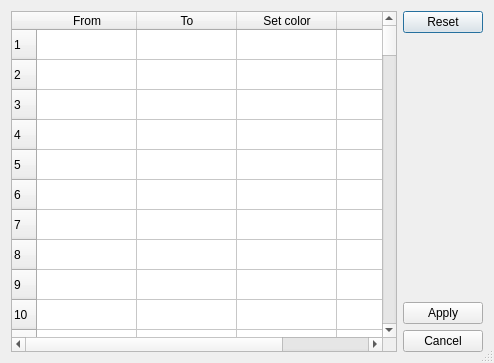
<?xml version="1.0" encoding="UTF-8"?>
<ui version="4.0">
 <class>RangeDialog</class>
 <widget class="QDialog" name="RangeDialog">
  <property name="geometry">
   <rect>
    <x>0</x>
    <y>0</y>
    <width>494</width>
    <height>363</height>
   </rect>
  </property>
  <property name="windowTitle">
   <string>Select range colors</string>
  </property>
  <property name="sizeGripEnabled">
   <bool>true</bool>
  </property>
  <property name="modal">
   <bool>true</bool>
  </property>
  <layout class="QGridLayout" name="gridLayout" columnstretch="1,0">
   <item row="0" column="1">
    <widget class="QPushButton" name="reset_btn">
     <property name="text">
      <string>Reset</string>
     </property>
    </widget>
   </item>
   <item row="1" column="1">
    <spacer name="verticalSpacer">
     <property name="orientation">
      <enum>Qt::Vertical</enum>
     </property>
     <property name="sizeHint" stdset="0">
      <size>
       <width>20</width>
       <height>255</height>
      </size>
     </property>
    </spacer>
   </item>
   <item row="2" column="1">
    <widget class="QPushButton" name="apply_btn">
     <property name="text">
      <string>Apply</string>
     </property>
    </widget>
   </item>
   <item row="3" column="1">
    <widget class="QPushButton" name="cancel_btn">
     <property name="text">
      <string>Cancel</string>
     </property>
    </widget>
   </item>
   <item row="0" column="0" rowspan="4">
    <widget class="QTableWidget" name="table">
     <property name="rowCount">
      <number>100</number>
     </property>
     <property name="columnCount">
      <number>4</number>
     </property>
     <attribute name="horizontalHeaderStretchLastSection">
      <bool>true</bool>
     </attribute>
     <row/>
     <row/>
     <row/>
     <row/>
     <row/>
     <row/>
     <row/>
     <row/>
     <row/>
     <row/>
     <row/>
     <row/>
     <row/>
     <row/>
     <row/>
     <row/>
     <row/>
     <row/>
     <row/>
     <row/>
     <row/>
     <row/>
     <row/>
     <row/>
     <row/>
     <row/>
     <row/>
     <row/>
     <row/>
     <row/>
     <row/>
     <row/>
     <row/>
     <row/>
     <row/>
     <row/>
     <row/>
     <row/>
     <row/>
     <row/>
     <row/>
     <row/>
     <row/>
     <row/>
     <row/>
     <row/>
     <row/>
     <row/>
     <row/>
     <row/>
     <row/>
     <row/>
     <row/>
     <row/>
     <row/>
     <row/>
     <row/>
     <row/>
     <row/>
     <row/>
     <row/>
     <row/>
     <row/>
     <row/>
     <row/>
     <row/>
     <row/>
     <row/>
     <row/>
     <row/>
     <row/>
     <row/>
     <row/>
     <row/>
     <row/>
     <row/>
     <row/>
     <row/>
     <row/>
     <row/>
     <row/>
     <row/>
     <row/>
     <row/>
     <row/>
     <row/>
     <row/>
     <row/>
     <row/>
     <row/>
     <row/>
     <row/>
     <row/>
     <row/>
     <row/>
     <row/>
     <row/>
     <row/>
     <row/>
     <row/>
     <column>
      <property name="text">
       <string>From</string>
      </property>
     </column>
     <column>
      <property name="text">
       <string>To</string>
      </property>
     </column>
     <column>
      <property name="text">
       <string>Set color</string>
      </property>
     </column>
     <column>
      <property name="text">
       <string> </string>
      </property>
     </column>
    </widget>
   </item>
  </layout>
 </widget>
 <resources/>
 <connections/>
</ui>
